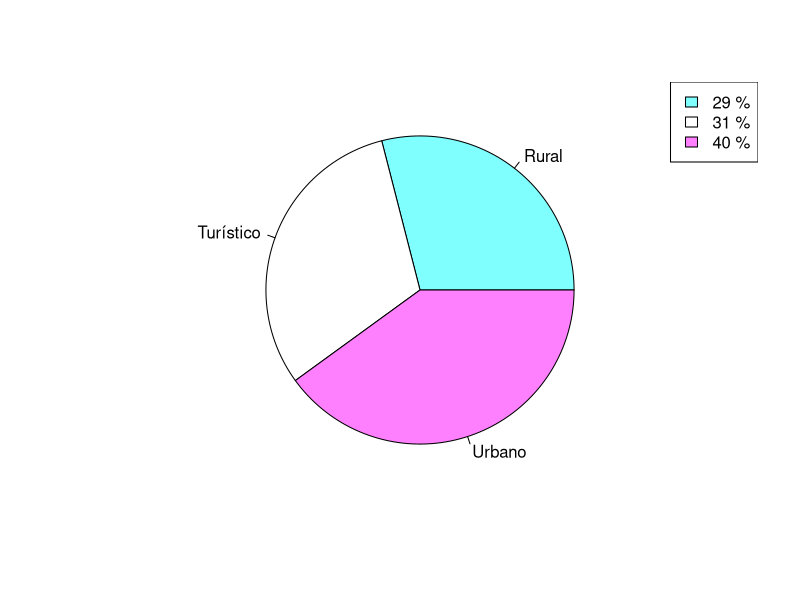
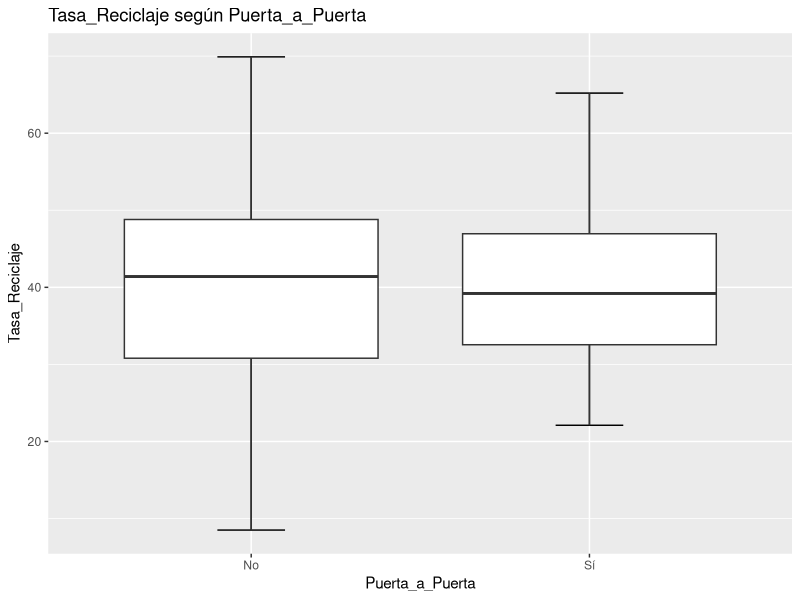

The R source for these figures, in order:
## ---- chunk 1
knitr::opts_chunk$set(echo = TRUE)
library("dplyr")
library("knitr")
library("ggplot2")
## ---- chunk 2
sostenibles <- read.csv("Municipios_Sostenibles.csv")
## ---- chunk 3
# Municipio_ID: NOMINAL,
#   aunque los valores son numéricos, no tienen significado numerico ni orden.
# Habitantes: DISCRETA,
#   es una variable cuantitativa que solo se puede tomar con numeros enteros.
# Tipo_Municipio: NOMINAL,
#   clasifica el tipo de municipio pero sin un orden entre ellos.
# Residuos_kg_capita: CONTINUA,
#   es una variable numérica que puede tomar valores reales dentro de un
#   intervalo.
# Tasa_Reciclaje: CONTINUA,
#   es una variable numérica que representa un porcentaje, es decir, valores
#   reales dentro de un rango.
# Coste_Gestion_EUR: CONTINUA,
#   es una variable numéria que puede tomar valores reales.
# Puerta_a_Puerta: NOMINAL,
#   indica si un municipio tiene implementado un sistema puerta a puerta, es una
#   categoria sin orden natural.
## ---- chunk 4
tr_sumario <- sostenibles %>%
                    summarize(min = min(Tasa_Reciclaje),
                          Q1 = quantile(Tasa_Reciclaje, prob = .25),
                          media = mean(Tasa_Reciclaje),
                          mediana = median(Tasa_Reciclaje),
                          Q3 = quantile(Tasa_Reciclaje, prob = .75),
                          max = max(Tasa_Reciclaje),
                          desviacion_tipica = sd(Tasa_Reciclaje))
kable(tr_sumario, caption = "Sumario de Tasa_Reciclaje")
## ---- chunk 5
Eficiencia_Coste <- data.frame(eficiencia_coste = sostenibles$Tasa_Reciclaje / sostenibles$Coste_Gestion_EUR)

kable(head(Eficiencia_Coste, n = 5),
      caption = "Eficiencia Coste de las primeras 5 filas")
## ---- chunk 6
# La tabla de frecuencias muestra la distribución de la variable cualitativa
# nominal Tipo_Municipio, que clasifica los distintos municipios por categorias
# (Rural, Turistico y Urbano) sin un orden predeterminado.
# La categoría más frecuente en el conjunto de datos es "Urbano", ya que
# presenta la mayor frecuencia absoluta y relativa.

frecuencias <- sostenibles %>%
                count(Tipo_Municipio, name = "ni") %>%
                mutate(fi = ni / sum(ni))

kable(frecuencias, caption = "Distribución de Tipo_Municipio")

setNames(object = frecuencias$fi, c("Rural", "Turístico", "Urbano")) %>%
  pie(col = cm.colors(length(frecuencias$fi)))
labels <- paste(round(frecuencias$ni/sum(frecuencias$ni) * 100, 1), "%")
legend("topright", legend = labels, fill = cm.colors(length(frecuencias$fi)))
## ---- chunk 7
# El boxplot de Tasa_Reciclaje según Puerta_a_Puerta muestra que los municipios
# sin este sistema presentan una dispersión mayor que los que sí lo usan.
# La mediana también es ligeramente superior en el grupo “No” (41.4 %) respecto
# al grupo “Sí” (39.2 %), aunque la diferencia en los valores centrales
# no es grande.

ggplot(sostenibles, aes(x = Puerta_a_Puerta, y = Tasa_Reciclaje)) +
  stat_boxplot(geom = "errorbar", width = 0.2) +
  geom_boxplot() +
  labs(title = "Tasa_Reciclaje según Puerta_a_Puerta")
## ---- chunk 8
# SI, una tasa de reciclaje del 90% lo consideraría un "outlier" porque es un
# dato atípico que se sale del limite superior. 
# Este caso se contrasta usando la siguiente formula:
#                           Q3 + 1.5 * IQR
# En este caso el limite superior es 72.5625, entonces 90 sería considerado 
# un "outlier."

tr_outlier <- sostenibles %>%
        summarize(limite_inferior = quantile(
                      Tasa_Reciclaje, prob = 0.25) - 1.5 * IQR(Tasa_Reciclaje),
                  min = min(Tasa_Reciclaje),
                  Q1 = quantile(Tasa_Reciclaje, prob = 0.25),
                  mediana = median(Tasa_Reciclaje),
                  Q3 = quantile(Tasa_Reciclaje, prob = 0.75),
                  max = max(Tasa_Reciclaje),
                  limite_superior = quantile(
                      Tasa_Reciclaje, prob = 0.75) + 1.5 * IQR(Tasa_Reciclaje),
                  IQR = IQR(Tasa_Reciclaje))

kable(tr_outlier, caption = "Datos tipicos de Tasa_Reciclaje")

# ADEMÁS,
# en ambos casos de puerta a puerta, una tasa de reciclaje del 90% se
# consideraría un "outlier" porque sale del limite superior.
# Estos limites se ven marcados en el boxplot anterior.

pap_outlier <- sostenibles %>%
        group_by(Puerta_a_Puerta) %>%
        summarize(limite_inferior = quantile(
                      Tasa_Reciclaje, prob = 0.25) - 1.5 * IQR(Tasa_Reciclaje),
                  min = min(Tasa_Reciclaje),
                  Q1 = quantile(Tasa_Reciclaje, prob = 0.25),
                  mediana = median(Tasa_Reciclaje),
                  Q3 = quantile(Tasa_Reciclaje, prob = 0.75),
                  max = max(Tasa_Reciclaje),
                  limite_superior = quantile(
                      Tasa_Reciclaje, prob = 0.75) + 1.5 * IQR(Tasa_Reciclaje),
                  IQR = IQR(Tasa_Reciclaje))

kable(pap_outlier,
      caption = "Datos tipicos de Tasa_Reciclaje según Puerta_a_Puerta")
## ---- chunk 9
# En este contexto, para llevar acabo un muestreo estratificado seguiría los
# siguientes pasos:
#   1) Dividir la población en estratos en función de la variable Tipo_Muncipio
#       (Rural, Urbano, Turístico) en grupos homogéneos.
#   2) Calcular el peso de cada estrato en la población, es decir, determinar
#       qué proporción de la población total corresponde a cada tipo de
#       municipio.
#   3) Determinar el tamaño de la muestra en cada estrato. Partiendo de la
#       muestra total de 15 municipios, se asigna a cada estrato un número
#       de municipios proporcional a su peso en la población.
#   4) Seleccionar aleatoriamente los municipios hasta completar el número
#       asignado a cada estrato.

# Esto se puede implementar en R, de la siguiente manera:

n <- 15
estrat <- frecuencias %>%
            mutate(muestra = round(fi * n))

kable(estrat, caption = "Muestreo estratificado")

muestreo_estratificado <- function(data, filter_cat, cat_type, n) {
    data %>%
      filter(filter_cat == cat_type) %>%
        sample_n(size = n)
}

seis_urbanos <- muestreo_estratificado(sostenibles, 
                                       sostenibles$Tipo_Municipio,
                                       "Urbano",
                                       estrat$muestra[3]) %>%
                                          select(Tipo_Municipio, Municipio_ID)

cinco_turisticos <- muestreo_estratificado(sostenibles, 
                                       sostenibles$Tipo_Municipio,
                                       "Turístico",
                                       estrat$muestra[2]) %>%
                                          select(Tipo_Municipio, Municipio_ID)

cuatro_rurales <- muestreo_estratificado(sostenibles, 
                                       sostenibles$Tipo_Municipio,
                                       "Rural",
                                       estrat$muestra[1]) %>%
                                          select(Tipo_Municipio, Municipio_ID)

kable(rbind(cuatro_rurales, cinco_turisticos, seis_urbanos), 
      caption = "Municipios Aleatorizados") 

#   Referencia: Gil Estallo, A. J. (2019). Muestreo. apartado 5. Muestreo 
#       estratificado, pag. 11-13.
## ---- chunk 10
# El muestreo estratificado garantiza que todos los tipos de municipios estén
# debidamente representados en la muestra. En el caso de utilizar un muestreo
# aleatorio simple, podría pasar que alguna de las categorias de municipios 
# estuviese muy poco representada. Por ello, el muestreo estratificado asegura
# la representatividad de la muestra respecto a la estructura real de la 
# población.
